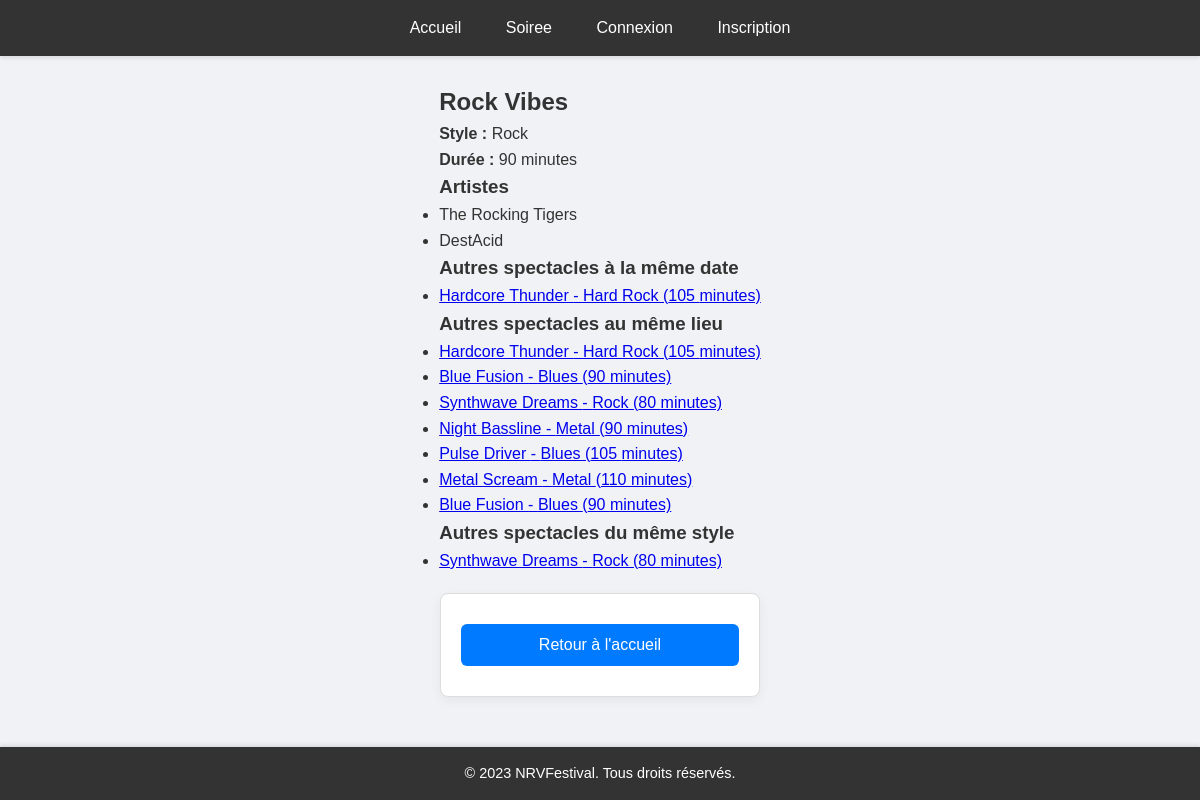
Screenshot of /?action=displaySpectacleDetail&id_spectacle=1 with the database file from the repository.
### tables this page shows
CREATE TABLE `spectacle` (
	`id_spectacle` INT NOT NULL AUTO_INCREMENT,
	`nomSpec` VARCHAR(100) NOT NULL,
	`id_style` INT NOT NULL,
	`id_soiree` INT NOT NULL,
	`duree` INT NOT NULL,
	PRIMARY KEY(`id_spectacle`),
	FOREIGN KEY (`id_soiree`) REFERENCES `soiree`(`id_soiree`),
    FOREIGN KEY (`id_style`) REFERENCES `style`(`id_style`)
);

CREATE TABLE `style`(
                        `id_style` INT NOT NULL,
                        `nom_style` VARCHAR(100),
                        PRIMARY KEY (`id_style`)
);

CREATE TABLE `artiste` (
	`id_artiste` INT NOT NULL AUTO_INCREMENT,
	`nom_artiste` VARCHAR(50) NOT NULL,
	PRIMARY KEY(`id_artiste`)
);

### index.php (called while the page is built, shortened)
<?php
require_once 'src/classes/dispatch/Dispatcher.php';
$dispatcher = new Dispatcher();
$dispatcher->run();

### src/classes/repository/NRVRepository.php (called while the page is built, shortened)
<?php
class NRVRepository {
    private PDO $pdo;
    private static ?NRVRepository $instance = null;
    private static array $config = [];
    private function __construct(array $conf) {
        $this->pdo = new PDO($conf['dsn'], $conf['user'], $conf['pass'], [
            PDO::ATTR_ERRMODE => PDO::ERRMODE_EXCEPTION
        ]);
    }
    public static function getInstance(): ?NRVRepository {
        if (is_null(self::$instance)) {
            self::$instance = new NRVRepository(self::$config);
        }
        return self::$instance;
    }
    public static function setConfig(string $file) {
        $conf = parse_ini_file($file);
        self::$config = [
            'dsn' => "mysql:host=" . $conf['host'] . ";dbname=" . $conf['dbname'],
            'user' => $conf['username'],
            'pass' => $conf['password']
        ];
    }
    public function getSpectaclesByDate(string $date, int $excludeId = null): array {
        $query = "
            SELECT spectacle.id_spectacle, spectacle.nomSpec, style.nom_style AS style, spectacle.duree
            FROM spectacle
            JOIN style ON spectacle.id_style = style.id_style
            JOIN soiree2spectacle ON spectacle.id_spectacle = soiree2spectacle.id_spectacle
            JOIN soiree ON soiree2spectacle.id_soiree = soiree.id_soiree
            WHERE soiree.date = :date
        ";
        if ($excludeId !== null) {
            $query .= " AND spectacle.id_spectacle != :excludeId";
        }
        $stmt = $this->pdo->prepare($query);
        $params = ['date' => $date];
        if ($excludeId !== null) {
            $params['excludeId'] = $excludeId;
        }
        $stmt->execute($params);
        return $stmt->fetchAll(PDO::FETCH_ASSOC);
    }
    public function getSpectaclesByLocation(string $location, int $excludeId = null): array {
        $query = "
            SELECT spectacle.id_spectacle, spectacle.nomSpec, style.nom_style AS style, spectacle.duree
            FROM spectacle
            JOIN style ON spectacle.id_style = style.id_style
            JOIN soiree2spectacle ON spectacle.id_spectacle = soiree2spectacle.id_spectacle
            JOIN soiree ON soiree2spectacle.id_soiree = soiree.id_soiree
            JOIN lieu ON soiree.id_lieu = lieu.id_lieu
            WHERE lieu.nom_lieu = :location
        ";
        if ($excludeId !== null) {
            $query .= " AND spectacle.id_spectacle != :excludeId";
        }
        $stmt = $this->pdo->prepare($query);
        $params = ['location' => $location];
        if ($excludeId !== null) {
            $params['excludeId'] = $excludeId;
        }
        $stmt->execute($params);
        return $stmt->fetchAll(PDO::FETCH_ASSOC);
    }
    public function getSpectacleById(int $id): ?array {
        $stmt = $this->pdo->prepare("
            SELECT spectacle.id_spectacle, spectacle.nomSpec, style.nom_style AS style, spectacle.duree, soiree.date, lieu.nom_lieu
            FROM spectacle
            JOIN style ON spectacle.id_style = style.id_style
            JOIN soiree2spectacle ON spectacle.id_spectacle = soiree2spectacle.id_spectacle
            JOIN soiree ON soiree2spectacle.id_soiree = soiree.id_soiree
            JOIN lieu ON soiree.id_lieu = lieu.id_lieu
            WHERE spectacle.id_spectacle = :id
        ");
        $stmt->execute(['id' => $id]);
        return $stmt->fetch(PDO::FETCH_ASSOC) ?: null;
    }
    public function getArtistsBySpectacleId(int $spectacleId): array {
        $stmt = $this->pdo->prepare("
            SELECT artiste.nom_artiste
            FROM artiste
            JOIN spectacle2artiste ON artiste.id_artiste = spectacle2artiste.id_artiste
            WHERE spectacle2artiste.id_spectacle = :spectacleId
        ");
        $stmt->execute(['spectacleId' => $spectacleId]);
        return $stmt->fetchAll(PDO::FETCH_ASSOC);
    }
}

### src/classes/action/DisplaySpectacleDetailAction.php (the view, shortened to what this page needs)
<?php
class DisplaySpectacleDetailAction extends Action {
    public function execute(): string {
        $repo = NRVRepository::getInstance();
        if (isset($_GET['id_spectacle'])) {
            $spectacleId = (int)$_GET['id_spectacle'];
            $spectacle = $repo->getSpectacleById($spectacleId);
            $artists = $repo->getArtistsBySpectacleId($spectacleId);
            $output = "
            <h2>{$spectacle['nomSpec']}</h2>
            <p><strong>Style :</strong> {$spectacle['style']}</p>
            <p><strong>Durée :</strong> {$spectacle['duree']} minutes</p>
            <h3>Artistes</h3>
            <ul>";
            foreach ($artists as $artist) {
                $output .= "<li>{$artist['nom_artiste']}</li>";
            }
            $output .= "</ul>";
            $similarByDate = $repo->getSpectaclesByDate($spectacle['date'], $spectacleId);
            $similarByLocation = $repo->getSpectaclesByLocation($spectacle['nom_lieu'], $spectacleId);
            $similarByStyle = $repo->getSpectaclesByStyle($spectacle['style'], $spectacleId);
            $output .= $this->renderSimilarSection("Autres spectacles à la même date", $similarByDate);
            $output .= $this->renderSimilarSection("Autres spectacles au même lieu", $similarByLocation);
            $output .= $this->renderSimilarSection("Autres spectacles du même style", $similarByStyle);
            $output .= '
            <form action="index.php" method="get">
                <button type="submit" name="action" value="default">Retour à l\'accueil</button>
            </form>';
            return $output;
        } else {
            return "<p>Erreur : ID du spectacle non fourni.</p>";
        }
    }
    private function renderSimilarSection(string $title, array $spectacles): string {
        $output = "<h3>$title</h3><ul>";
        foreach ($spectacles as $spectacle) {
            $output .= "<li><a href='?action=displaySpectacleDetail&id_spectacle={$spectacle['id_spectacle']}'>{$spectacle['nomSpec']} - {$spectacle['style']} ({$spectacle['duree']} minutes)</a></li>";
        }
        $output .= "</ul>";
        return $output;
    }
}

### style/style.css (style rules this page uses)
* { margin: 0; padding: 0; box-sizing: border-box; }
body { font-family: Arial, sans-serif; line-height: 1.6; background-color: #f0f2f5; color: #333; display: flex; justify-content: center; align-items: center; min-height: 100vh; margin: 0; }
form { width: 320px; padding: 20px; margin: 20px auto; border: 1px solid #ddd; border-radius: 8px; background-color: #ffffff; box-shadow: 0px 4px 12px rgba(0, 0, 0, 0.05); text-align: center; }
button, input[type="submit"] { width: 100%; padding: 12px; margin: 10px 0; border: none; border-radius: 6px; background-color: #007BFF; color: white; font-size: 16px; font-weight: 500; cursor: pointer; transition: background-color 0.3s ease, transform 0.2s ease; }

### rows the page displays
spectacle: nomSpec "Rock Vibes", duree "90"
style: nom_style "Rock"
artiste: nom_artiste "The Rocking Tigers"
artiste: nom_artiste "DestAcid"
spectacle: nomSpec "Hardcore Thunder", id_style.nom_style "Hard Rock", duree "105"
spectacle: nomSpec "Blue Fusion", id_style.nom_style "Blues", duree "90"
spectacle: nomSpec "Synthwave Dreams", id_style.nom_style "Rock", duree "80"
spectacle: nomSpec "Night Bassline", id_style.nom_style "Metal", duree "90"
spectacle: nomSpec "Pulse Driver", id_style.nom_style "Blues", duree "105"
spectacle: nomSpec "Metal Scream", id_style.nom_style "Metal", duree "110"

### other values shown
$title "Autres spectacles à la même date Autres spectacles au même lieu Autres spectacles du même style"
